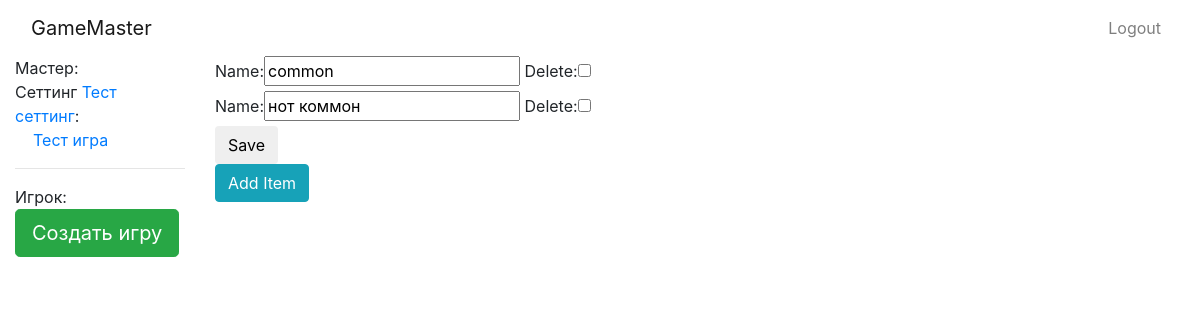
The page /edit_setting?setting=1 (signed in) on the database as committed earlier.
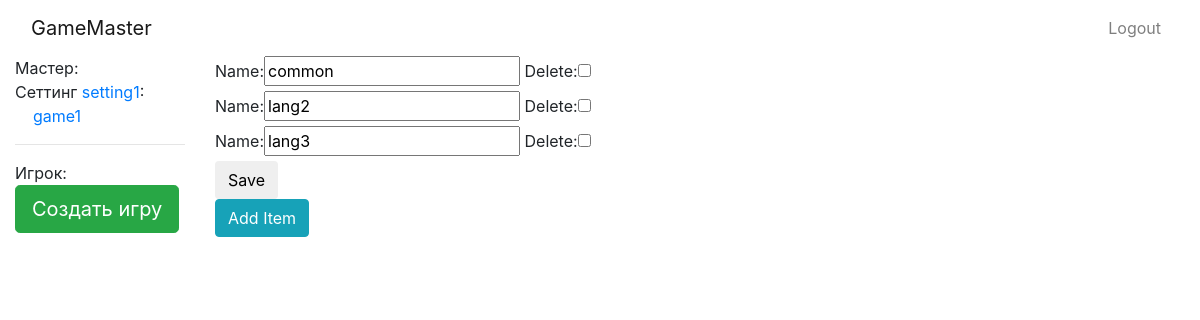
The same page on the database as committed later.
### game/models.py (models this page shows, shortened)
class Setting(models.Model):
    owner = models.ForeignKey(User, on_delete=models.CASCADE)
    name = models.CharField(max_length=20)
    flavour = models.CharField(max_length=250)

class Game(models.Model):
    setting = models.ForeignKey(Setting, blank=False, on_delete=models.CASCADE)
    name = models.CharField(max_length=20)
    flavour = models.CharField(max_length=250)
    invite = models.CharField(max_length=16, unique=True)

### main/views.py (the view)
# urls.py: url(r'^edit_setting/?$', views.add_languages, name='edit_setting'),
def add_languages(request):
    LanguageFormSet = inlineformset_factory(Setting, Languages, fields=('name',), extra=0)
    setting_to_edit = Setting.objects.filter(pk=request.GET['setting']).first()
    if setting_to_edit is None:
        return redirect(reverse('game_index'))
    if setting_to_edit.owner != request.user:
        return HttpResponse('fuck you')
    if request.method == 'POST' and request.POST.get('add_lang') == 'true':
        formset = LanguageFormSet(request.POST, request.FILES, instance=setting_to_edit)
        if formset.is_valid():
            formset.save()
            formset = LanguageFormSet(instance=setting_to_edit) #reload
    else:
        formset = LanguageFormSet(instance=setting_to_edit)
    return render(request, 'main/add_languages.html', {'formset': formset, 'menu': generate_menu(request)})

### main/templates/main/add_languages.html (shortened to what this page needs)
{% extends 'main/gamemenu.html' %}
{% block mid %}
<form method="POST">
<div id="items-form-container">
    {% for item_form in formset %}
        <div id="item-{{ forloop.counter0 }}">
            {{ item_form }}
        </div>
    {% endfor %}
</div>
    <button type="submit" class="save btn btaddn-default">Save</button>
    </form>
<a href="#" id="add-item-button" class="btn btn-info add-item">Add Item</a>
{% endblock %}

### main/templates/main/gamemenu.html (shortened to what this page needs)
{% extends 'main/gameindex.html' %}
{% block left %}
              Мастер:<BR>
              {% for key, value in menu.owning.items %}
                Сеттинг <a href="{% url 'edit_setting' %}?setting={{ value.pk }}">{{ key }}</a>: <BR>
                {% for i in value.games %}
              &nbsp;&nbsp;&nbsp;&nbsp;<a href="{% url 'join_game' gamehash=i.key %}">{{i.name}}</a><br>
                {% endfor %}
              {% endfor %}
<hr>
              Игрок:<BR>
                    <div class="pull-right">
                        <a class="btn btn-lg btn-success" id="newgame" href="{% url 'new_game' %}">
                        <span>Создать игру</span></a>
                    </div>
{% endblock %}

Rows that differ between the two databases and show on the page:
changed Game: invite "VXw7QWAuv6UQpg==" → "lQVJp0Ub7lESmA==" (drawn)
Other text that changed with them:
form field item_form: "нот коммон" → "lang2"
new list line: "Сеттинг :"
new list line: "setting1"
new list line: "game1"
new list line: "Name: Delete: lang3 ☐"
list line gone: "Сеттинг :"
list line gone: "Тест сеттинг"
list line gone: "Тест игра"
